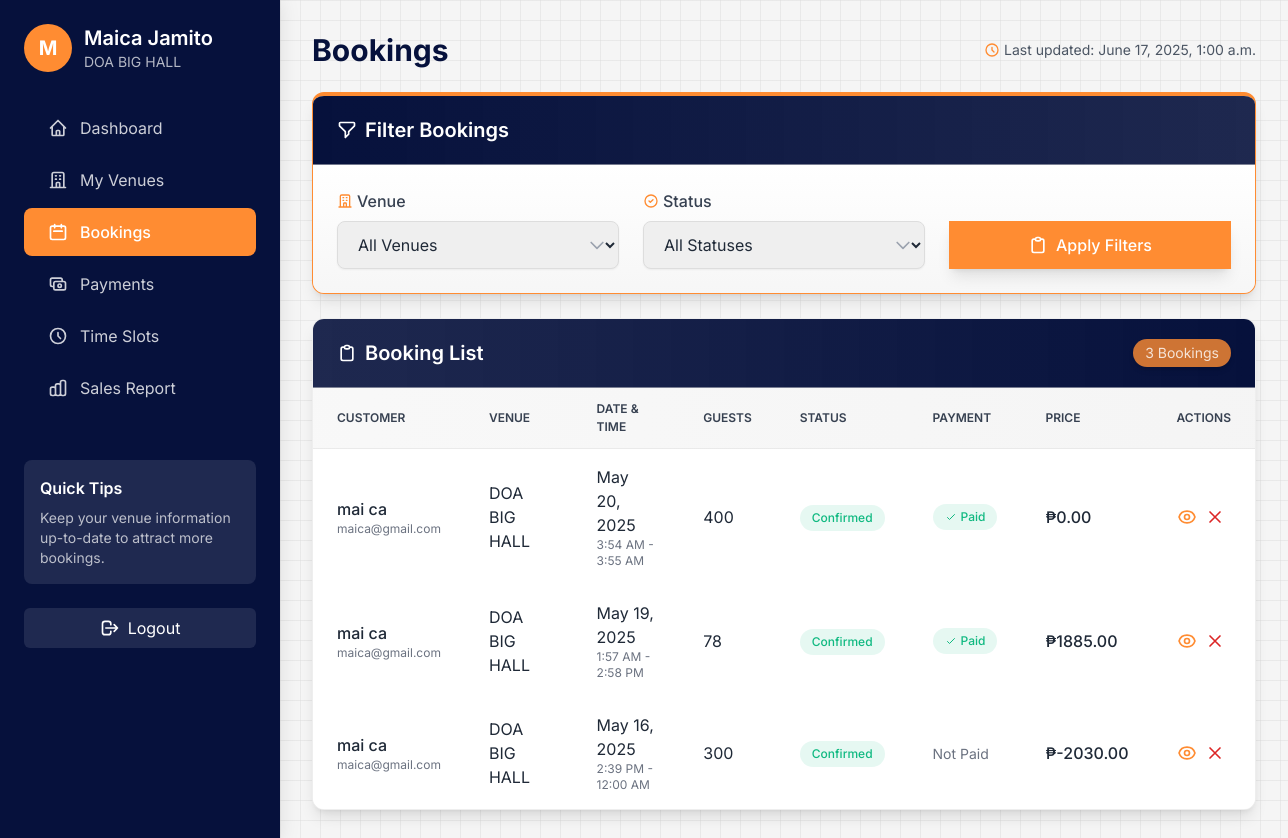
The app's page /manager/bookings/ (signed in), older data.
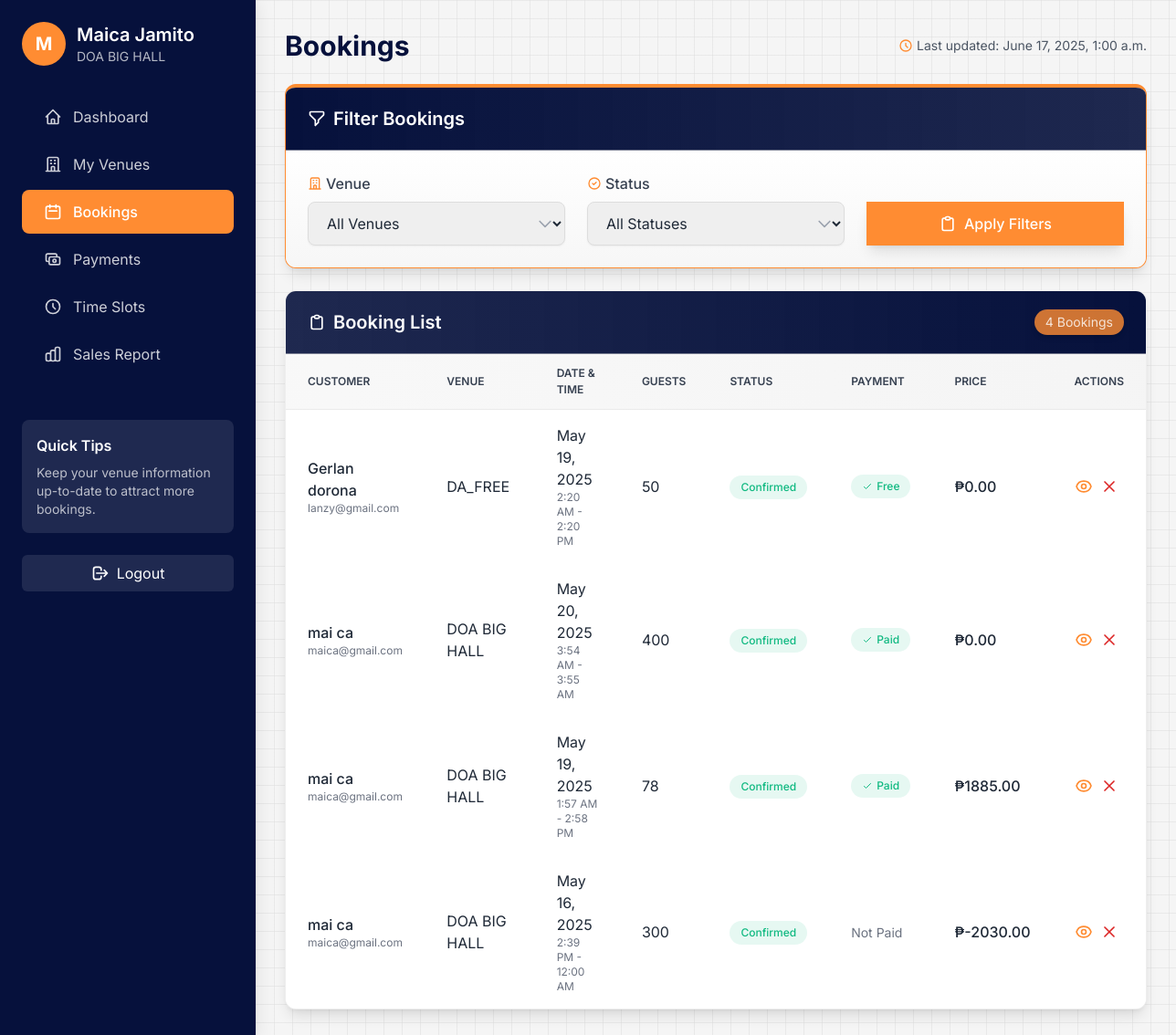
The same page, newer data.
### booking/models/booking.py (models this page shows, shortened)
class Booking(models.Model):
    STATUS_CHOICES = [
        ('pending', 'Pending'),
        ('confirmed', 'Confirmed'),
        ('cancelled', 'Cancelled'),
        ('free', 'Free Venue'),
    ]
    user = models.ForeignKey(User, on_delete=models.CASCADE, related_name='bookings')
    venue = models.ForeignKey(Venue, on_delete=models.CASCADE, related_name='bookings')
    time_slot = models.ForeignKey(TimeSlot, on_delete=models.CASCADE, related_name='bookings')
    num_guests = models.PositiveIntegerField()
    status = models.CharField(max_length=20, choices=STATUS_CHOICES, default='pending')
    special_requests = models.TextField(blank=True)
    total_price = models.DecimalField(max_digits=10, decimal_places=2)
    booking_date = models.DateTimeField(auto_now_add=True)
    def is_free_venue(self):
        return self.venue.hourly_rate == 0
    class Meta:
        ordering = ['-booking_date']

### booking/models/venue.py (models this page shows, shortened)
class Venue(models.Model):
    STATUS_CHOICES = [
        ('active', 'Active'),
        ('maintenance', 'Under Maintenance'),
        ('inactive', 'Inactive'),
    ]
    name = models.CharField(max_length=200)
    description = models.TextField()
    address = models.CharField(max_length=255)
    capacity = models.PositiveIntegerField()
    hourly_rate = models.DecimalField(max_digits=10, decimal_places=2)
    image = models.ImageField(upload_to='venues/', blank=True, null=True)
    categories = models.ManyToManyField(Category, related_name='venues')
    manager = models.ForeignKey(VenueManager, on_delete=models.SET_NULL, null=True, related_name='managed_venues')
    status = models.CharField(max_length=20, choices=STATUS_CHOICES, default='active')
    created_at = models.DateTimeField(auto_now_add=True)
    updated_at = models.DateTimeField(auto_now=True)
    class Meta:
        ordering = ['name']

### booking/models/time_slot.py (models this page shows, shortened)
class TimeSlot(models.Model):
    venue = models.ForeignKey(Venue, on_delete=models.CASCADE, related_name='time_slots')
    date = models.DateField()
    start_time = models.TimeField()
    end_time = models.TimeField()
    is_available = models.BooleanField(default=True)
    class Meta:
        ordering = ['date', 'start_time']
        unique_together = ['venue', 'date', 'start_time']

### booking/views/manager_views.py (the view)
# urls.py: path('manager/bookings/', views.manager_bookings, name='manager_bookings'),
@login_required
@venue_manager_required
def manager_bookings(request):
    manager = request.user.venue_manager
    venues = Venue.objects.filter(manager=manager)
    bookings = Booking.objects.filter(venue__in=venues).order_by('-booking_date')
    status = request.GET.get('status')
    if status:
        bookings = bookings.filter(status=status)
    venue_id = request.GET.get('venue')
    if venue_id:
        bookings = bookings.filter(venue_id=venue_id)
    context = {
        'bookings': bookings,
        'venues': venues,
        'status': status,
        'venue_id': venue_id,
        'manager': manager,
    }
    return render(request, 'manager/bookings.html', context)

### booking/context_processors.py (called while the page is built)
def common_context(request):
    context = {
        'all_categories': Category.objects.all(),
    }
    if request.user.is_authenticated:
        unread_notifications = Notification.objects.filter(
            user=request.user,
            is_read=False
        ).order_by('-created_at')
        recent_notifications = Notification.objects.filter(
            user=request.user
        ).order_by('-created_at')[:5]
        context.update({
            'unread_notifications': unread_notifications,
            'unread_notification_count': unread_notifications.count(),
            'recent_notifications': recent_notifications,
        })
    return context

### templates/manager/bookings.html (shortened to what the changed rows need)
<!DOCTYPE html>
<html lang="en">
<head>
    <script src="https://cdn.tailwindcss.com"></script>
</head>
<body>
<div class="dashboard-container">
    {% with active_page='bookings' %}
        {% include 'manager/components/sidebar.html' %}
    {% endwith %}
    <main class="p-8">
<div class="flex justify-between items-center mb-6">
    <h1 class="text-3xl font-bold text-primary">Bookings</h1>
</div>
<div class="dashboard-card mb-6 overflow-hidden shadow-lg border-t-4 border-accent">
    <div class="dashboard-card-header bg-gradient-to-r from-primary to-primary/90">
        <h2 class="text-xl font-semibold text-white flex items-center">
            <svg class="h-5 w-5 mr-2" fill="none" viewBox="0 0 24 24" stroke="currentColor">
                <path stroke-linecap="round" stroke-linejoin="round" stroke-width="2" d="M3 4a1 1 0 011-1h16a1 1 0 011 1v2.586a1 1 0 01-.293.707l-6.414 6.414a1 1 0 00-.293.707V17l-4 4v-6.586a1 1 0 00-.293-.707L3.293 7.293A1 1 0 013 6.586V4z"></path>
            </svg>
            Filter Bookings
        </h2>
    </div>
</div>
<div class="dashboard-card overflow-hidden shadow-lg">
    <div class="dashboard-card-header bg-gradient-to-r from-primary/90 to-primary">
        <h2 class="text-xl font-semibold text-white flex items-center">
            <svg class="h-5 w-5 mr-2" fill="none" viewBox="0 0 24 24" stroke="currentColor">
                <path stroke-linecap="round" stroke-linejoin="round" stroke-width="2" d="M9 5H7a2 2 0 00-2 2v12a2 2 0 002 2h10a2 2 0 002-2V7a2 2 0 00-2-2h-2M9 5a2 2 0 002 2h2a2 2 0 002-2M9 5a2 2 0 012-2h2a2 2 0 012 2"></path>
            </svg>
            Booking List
        </h2>
        <span class="text-white/80 text-sm bg-accent/80 px-3 py-1 rounded-full shadow-md">
            {{ bookings.count }} Bookings
        </span>
    </div>
    {% if bookings %}
    <div class="overflow-x-auto">
        <table class="dashboard-table">
            <thead class="bg-gradient-to-r from-light-gray/20 to-light-gray/30">
                <tr>
                    <th scope="col" class="text-primary/80 font-semibold">Customer</th>
                    <th scope="col" class="text-primary/80 font-semibold">Venue</th>
                    <th scope="col" class="text-primary/80 font-semibold">Date & Time</th>
                    <th scope="col" class="text-primary/80 font-semibold">Guests</th>
                    <th scope="col" class="text-primary/80 font-semibold">Status</th>
                    <th scope="col" class="text-primary/80 font-semibold">Payment</th>
                    <th scope="col" class="text-primary/80 font-semibold">Price</th>
                    <th scope="col" class="text-primary/80 font-semibold">Actions</th>
                </tr>
            </thead>
            <tbody class="bg-white divide-y divide-light-gray/30">
                {% for booking in bookings %}
                <tr>
                    <td class="text-gray-700">
                        <div class="font-medium">{{ booking.user.get_full_name|default:booking.user.username }}</div>
                        <div class="text-xs text-gray-500">{{ booking.user.email }}</div>
                    </td>
                    <td class="text-gray-700">
                        {{ booking.venue.name }}
                    </td>
                    <td class="text-gray-700">
                        <div>{{ booking.time_slot.date|date:"M d, Y" }}</div>
                        <div class="text-xs text-gray-500">{{ booking.time_slot.start_time|time:"g:i A" }} - {{ booking.time_slot.end_time|time:"g:i A" }}</div>
                    </td>
                    <td class="text-gray-700">
                        {{ booking.num_guests }}
                    </td>
                    <td>
                        <span class="badge {% if booking.status == 'confirmed' %}badge-success{% elif booking.status == 'pending' %}badge-warning{% elif booking.status == 'free' %}badge-success{% else %}badge-danger{% endif %}">
                            {{ booking.get_status_display }}
                        </span>
                    </td>
                    <td>
                        {% if booking.is_free_venue %}
                            <span class="badge badge-success flex items-center space-x-1 w-fit">
                                <svg class="h-3 w-3" fill="none" viewBox="0 0 24 24" stroke="currentColor">
                                    <path stroke-linecap="round" stroke-linejoin="round" stroke-width="2" d="M5 13l4 4L19 7"></path>
                                </svg>
                                <span>Free</span>
                            </span>
                        {% elif booking.payments.exists %}
                            {% with payment=booking.payments.first %}
                                {% if payment.status == 'completed' %}
                                    <a href="{% url 'manager_payment_detail' payment.id %}" class="badge badge-success flex items-center space-x-1 w-fit">
                                        <svg class="h-3 w-3" fill="none" viewBox="0 0 24 24" stroke="currentColor">
                                            <path stroke-linecap="round" stroke-linejoin="round" stroke-width="2" d="M5 13l4 4L19 7"></path>
                                        </svg>
                                        <span>Paid</span>
                                    </a>
                                {% endif %}
                            {% endwith %}
                        {% else %}
                            {% if booking.status == 'confirmed' %}
                                <span class="text-gray-500 text-sm">Not Paid</span>
                            {% else %}
                                <span class="text-gray-400 text-sm">-</span>
                            {% endif %}
                        {% endif %}
                    </td>
                    <td class="text-accent font-medium">
                        ₱{{ booking.total_price }}
                    </td>
                    <td>
                        <div class="flex space-x-2">
                            <a href="{% url 'manager_booking_detail' booking.id %}" class="text-accent hover:text-accent/80 tooltip" data-tooltip="View Details">
                            </a>
                            {% if booking.status != 'cancelled' %}
                            <a href="#" onclick="confirmAction('cancel', {{ booking.id }}); return false;" class="text-red-600 hover:text-red-800 tooltip" data-tooltip="Cancel Booking">
                                <svg class="h-5 w-5" fill="none" viewBox="0 0 24 24" stroke="currentColor">
                                    <path stroke-linecap="round" stroke-linejoin="round" stroke-width="2" d="M6 18L18 6M6 6l12 12"></path>
                                </svg>
                            </a>
                            {% endif %}
                        </div>
                    </td>
                </tr>
                {% endfor %}
            </tbody>
        </table>
    </div>
    {% endif %}
</div>
    </main>
</div>
</body>
</html>

Row changes from the older to the newer data that the page shows:
added Booking: user.get_full_name "Gerlan dorona", user.email "lanzy@gmail.com", venue.name "DA_FREE", time_slot "May 19, 2025", time_slot.start_time "2:20 AM", time_slot.end_time "2:20 PM", num_guests "50", status "Confirmed", shows "Free", total_price "0.00"
Text that changed along with them:
{{ bookings.count }}: "3" → "4"
